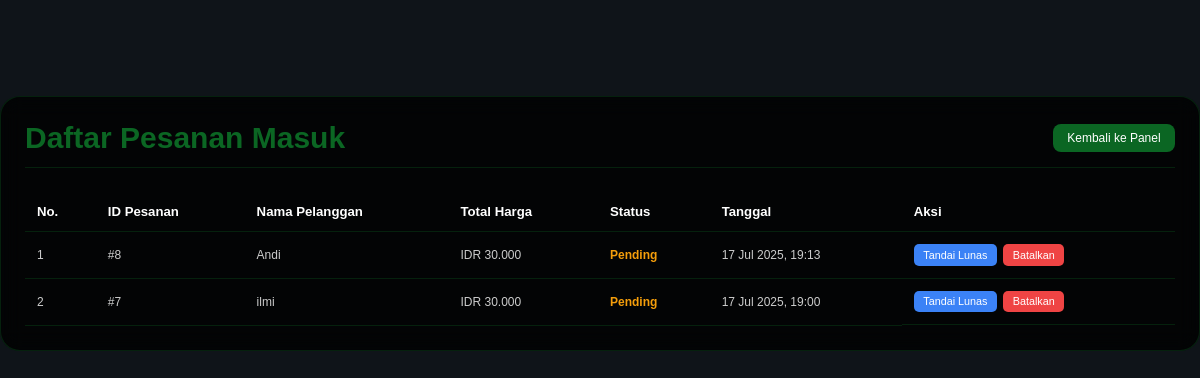
The page /view_orders.php (signed in) on the database its author committed.
### tables this page shows
CREATE TABLE `orders` (
  `id` int(11) NOT NULL,
  `customer_name` varchar(255) NOT NULL,
  `customer_email` varchar(255) NOT NULL,
  `customer_phone` varchar(50) NOT NULL,
  `customer_address` text NOT NULL,
  `total_price` decimal(10,2) NOT NULL,
  `payment_method` varchar(100) DEFAULT NULL,
  `payment_gateway_id` varchar(255) DEFAULT NULL COMMENT 'Transaction ID from Midtrans',
  `payment_details` text DEFAULT NULL COMMENT 'JSON data like QR code URL, VA number',
  `order_status` varchar(50) NOT NULL DEFAULT 'Pending' COMMENT 'Pending, Paid, Expired, Failed',
  `order_date` timestamp NOT NULL DEFAULT current_timestamp()
);

### view_orders.php (the view, shortened to what this page needs)
<?php
require 'config.php';
$result = $conn->query("SELECT * FROM orders ORDER BY order_date DESC");
?>
<!DOCTYPE html>
<html lang="id">
<head>
    <link rel="stylesheet" href="style.css">
</head>
<body>
    <div class="manage-container">
        <div class="manage-header">
            <h1>Daftar Pesanan Masuk</h1>
            <a href="admin_panel.php" class="btn-back">Kembali ke Panel</a>
        </div>
        <div style="overflow-x:auto;">
            <table class="data-table">
                <thead>
                    <tr>
                        <th>No.</th>
                        <th>ID Pesanan</th>
                        <th>Nama Pelanggan</th>
                        <th>Total Harga</th>
                        <th>Status</th>
                        <th>Tanggal</th>
                        <th>Aksi</th>
                    </tr>
                </thead>
                <tbody>
                    <?php if ($result->num_rows > 0): ?>
                        <?php $nomor = 1; ?>
                        <?php while($order = $result->fetch_assoc()): ?>
                            <tr>
                                <td><?php echo $nomor++; ?></td>
                                <td>#<?php echo $order['id']; ?></td>
                                <td><?php echo htmlspecialchars($order['customer_name']); ?></td>
                                <td>IDR <?php echo number_format($order['total_price'], 0, ',', '.'); ?></td>
                                <td>
                                    <span class="status-<?php echo strtolower(htmlspecialchars($order['order_status'])); ?>">
                                        <?php echo htmlspecialchars($order['order_status']); ?>
                                    </span>
                                </td>
                                <td><?php echo date('d M Y, H:i', strtotime($order['order_date'])); ?></td>
                                <td class="action-buttons">
                                    <?php if ($order['order_status'] == 'Pending'): ?>
                                        <a href="order_action.php?action=mark_paid&id=<?php echo $order['id']; ?>" class="btn-action btn-mark-paid" onclick="return confirm('Anda yakin ingin menandai pesanan ini sebagai LUNAS?');">
                                            Tandai Lunas
                                        </a>
                                        <a href="order_action.php?action=cancel_order&id=<?php echo $order['id']; ?>" class="btn-action btn-cancel" onclick="return confirm('Anda yakin ingin MEMBATALKAN pesanan ini?');">
                                            Batalkan
                                        </a>
                                    <?php else: ?>
                                        <span>-</span>
                                    <?php endif; ?>
                                </td>
                            </tr>
                        <?php endwhile; ?>
                    <?php else: ?>
                        <tr><td colspan="7" style="text-align:center;">Belum ada pesanan yang masuk.</td></tr>
                    <?php endif; ?>
                </tbody>
            </table>
        </div>
    </div>
</body>
</html>

### style.css (style rules this page uses)
:root { --primary: #0b6623; --bg: #010101; --card-bg: rgba(11, 102, 35, 0.1); --border-color: rgba(11, 102, 35, 0.3); }
* { margin: 0; padding: 0; box-sizing: border-box; outline: none; border: none; text-decoration: none; }
html, body { scroll-behavior: smooth; }
body { font-family: "Poppins", sans-serif; background-color: var(--bg); color: #fff; }
@media (max-width: 1366px) { html { font-size: 75%; } }

### view_orders.php (style rules this page uses)
body { background: #0f1419; background-image: url('IMG/bg2.jpg'); background-size: cover; }
.manage-container { max-width: 1200px; margin: 8rem auto 2rem; padding: 2rem; background: rgba(0, 0, 0, 0.8); border-radius: 20px; border: 1px solid var(--border-color); backdrop-filter: blur(10px); }
.manage-header { display: flex; justify-content: space-between; align-items: center; margin-bottom: 2rem; padding-bottom: 1rem; border-bottom: 1px solid var(--border-color); }
.manage-header h1 { font-size: 2.5rem; color: var(--primary); }
.btn-back { display: inline-block; padding: 0.6rem 1.2rem; background: var(--primary); color: #fff; border-radius: 8px; text-decoration: none; transition: background 0.3s; }
.data-table { width: 100%; border-collapse: collapse; color: #ccc; }
.data-table th, .data-table td { padding: 1rem; text-align: left; border-bottom: 1px solid var(--border-color); }
.data-table th { color: #fff; font-size: 1.1rem; }
.status-pending { color: #f59e0b; font-weight: bold; }
.action-buttons { display: flex; gap: 0.5rem; }
.btn-action { color: #fff; padding: 0.4rem 0.8rem; border-radius: 5px; text-decoration: none; font-size: 0.9rem; border: none; cursor: pointer; }
.btn-mark-paid { background-color: #3b82f6; }
.btn-cancel { background-color: #ef4444; }

### rows shown on the page
orders: id "8", customer_name "Andi", total_price "30.000", order_status "Pending", order_date "17 Jul 2025, 19:13"
orders: id "7", customer_name "ilmi", total_price "30.000", order_status "Pending", order_date "17 Jul 2025, 19:00"
